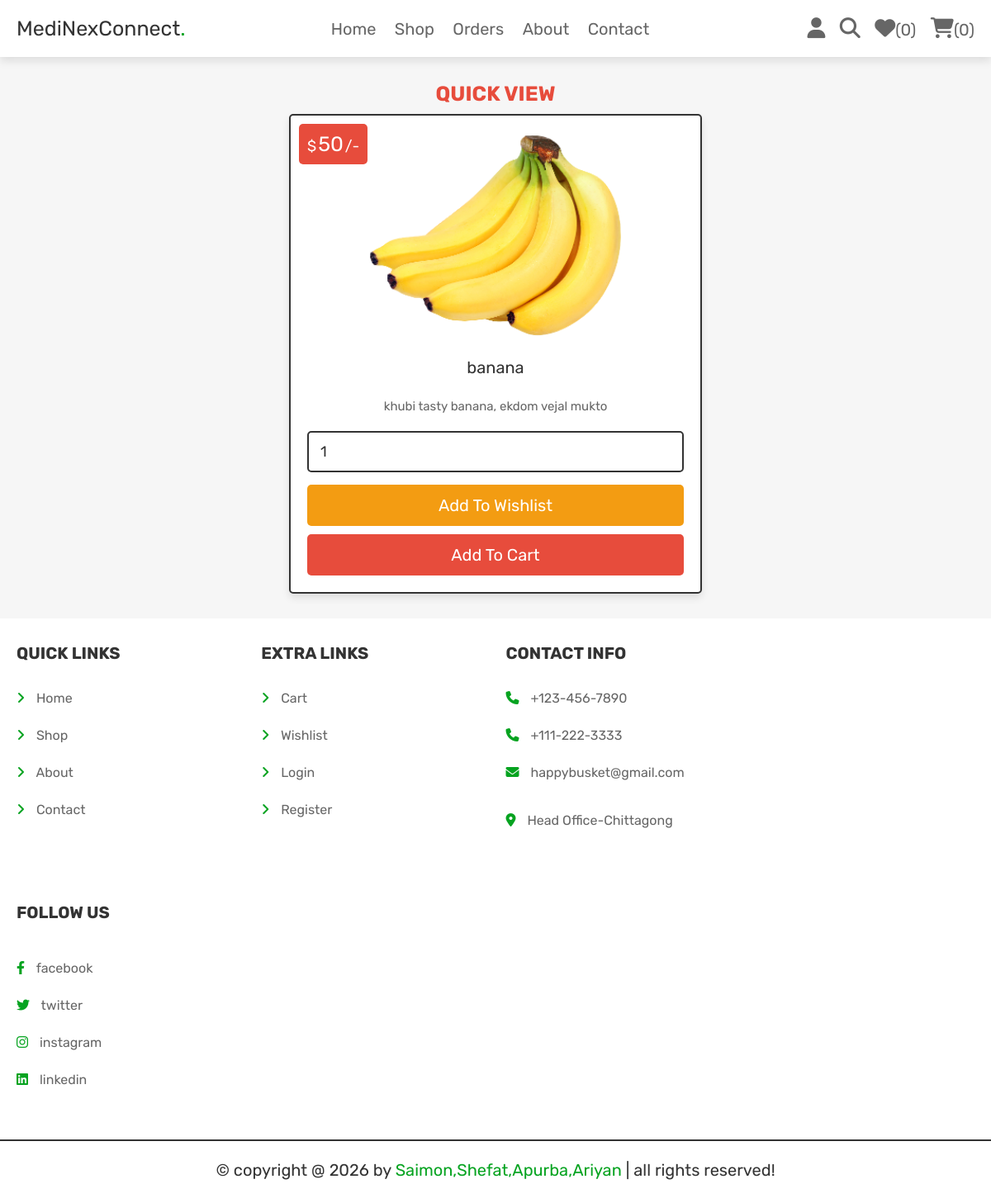
The page /view_page.php?pid=24 (signed in) on the database its author committed.
### tables this page shows
CREATE TABLE `products` (
  `id` int(100) NOT NULL,
  `name` varchar(100) NOT NULL,
  `category` varchar(20) NOT NULL,
  `details` varchar(500) NOT NULL,
  `price` int(100) NOT NULL,
  `image` varchar(100) NOT NULL
);

### view_page.php (the view, shortened to what this page needs)
<?php
include 'config.php';
?>
<!DOCTYPE html>
<html lang="en">
<head>
   <link rel="stylesheet" href="https://cdnjs.cloudflare.com/ajax/libs/font-awesome/6.1.1/css/all.min.css">
   <link rel="stylesheet" href="css/style.css">
</head>
<body>
<?php include 'header.php'; ?>
<section class="quick-view">
   <h1 class="title">quick view</h1>
   <?php
      $pid = $_GET['pid'];
      $select_products = $conn->prepare("SELECT * FROM `products` WHERE id = ?");
      $select_products->execute([$pid]);
      if($select_products->rowCount() > 0){
         while($fetch_products = $select_products->fetch(PDO::FETCH_ASSOC)){
   ?>
   <form action="" class="box" method="POST">
      <div class="price">$<span><?= $fetch_products['price']; ?></span>/-</div>
      <img src="uploaded_img/<?= $fetch_products['image']; ?>" alt="">
      <div class="name"><?= $fetch_products['name']; ?></div>
      <div class="details"><?= $fetch_products['details']; ?></div>
      <input type="number" min="1" value="1" name="p_qty" class="qty">
      <input type="submit" value="add to wishlist" class="option-btn" name="add_to_wishlist">
      <input type="submit" value="add to cart" class="btn" name="add_to_cart">
   </form>
   <?php
         }
      }else{
         echo '<p class="empty">no products added yet!</p>';
      }
   ?>
</section>
<?php include 'footer.php'; ?>
</body>
</html>

### css/style.css (style rules this page uses)
.quick-view .box { max-width: 50rem; padding:2rem; text-align: center; border:var(--border); background-color: var(--white); box-shadow: var(--box-shadow); border-radius: .5rem; position: relative; margin:0 auto; }
.quick-view .box img { height: 25rem; margin-bottom: 1rem; }
.quick-view .box .price { position: absolute; top:1rem; left:1rem; padding:1rem; border-radius: .5rem; background-color: var(--red); font-size: 1.8rem; color:var(--white); }
.quick-view .box .price span { font-size: 2.5rem; color:var(--white); margin:0 .2rem; }
.quick-view .box .qty { margin:.5rem 0; border-radius: .5rem; padding:1.2rem 1.4rem; font-size: 1.8rem; color:var(--black); border:var(--border); width: 100%; }
.quick-view .box .name { font-size: 2rem; color:var(--black); padding:1rem 0; }
.quick-view .box .details { padding:1rem 0; line-height: 2; font-size: 1.5rem; color:var(--light-color); }

### css/components.css (style rules this page uses)
:root { --green:#06a320; --orange:#f39c12; --red:#e74c3c; --black:#333; --light-color:#666; --white:#fff; --light-bg:#f6f6f6; --border:.2rem solid var(--black); --box-shadow:0 .5rem 1rem rgba(0,0,0,.1); }
* { font-family: 'Rubik', sans-serif; margin:0; padding:0; box-sizing: border-box; outline: none; border:none; text-decoration: none; color:var(--black); }
body { background-color: var(--light-bg); }
html { font-size: 62.5%; overflow-x: hidden; scroll-behavior: smooth; scroll-padding-top: 6.5rem; }
section { padding:3rem 2rem; max-width: 1200px; margin:0 auto; }
.btn, .delete-btn, .option-btn { display: block; width: 100%; margin-top: 1rem; border-radius: .5rem; color:var(--white); font-size: 2rem; padding:1.3rem 3rem; text-transform: capitalize; cursor: pointer; text-align: center; }
.btn { background-color: var(--red); }
.option-btn { background-color: var(--orange); }
.title { text-align: center; margin-bottom: 1rem; text-transform: uppercase; color:var(--red); font-size: 2.5rem; }

### rows shown on the page
products: price "50", image (picture), name "banana", details "khubi tasty banana, ekdom vejal mukto"

### other values the page prints
$count_wishlist_items->rowCount() "0"
$count_cart_items->rowCount() "0"
